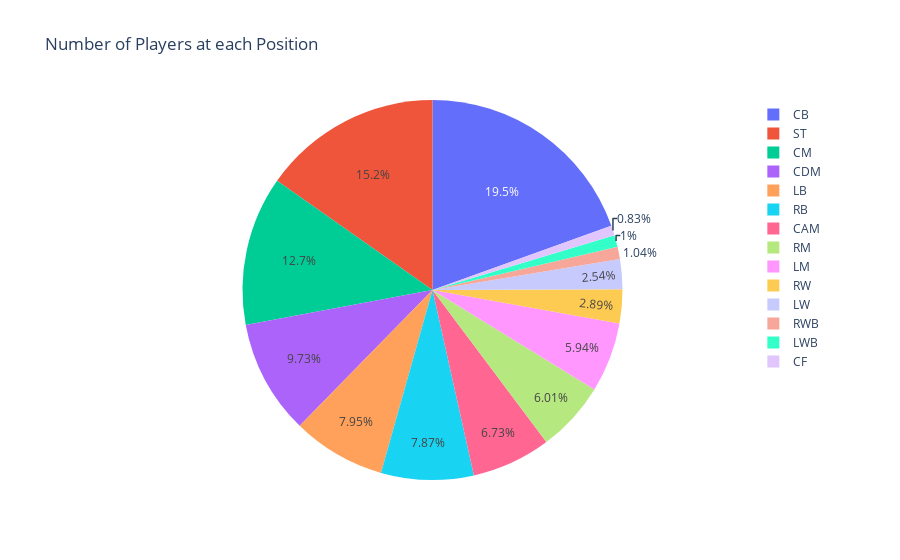

Notebook code for this chart:
### Markdown cell above
There are a total of 17 positions in soccer that FIFA uses to categorize players; goalkeepers are no longer included, there are 16. Let's look at how all of the participants in the game are positioned.
The positional breakdown of all the players may be seen using a pie chart.
To create properly styled pie charts, we'll be utilizing the plotly library.

### Code cell
# get each position count
position_count = df.groupby(df['player_position']).count().reset_index()
position_count = position_count[['player_position','short_name']]
position_count.rename(columns={'player_position': 'Position',"short_name": "Count"}, inplace = True)
position_count.sort_values('Count', inplace=True, ascending=False)

fig = pltly.graph_objects.Figure(data=[pltly.graph_objects.Pie(labels=position_count['Position'], values=position_count['Count'])])
fig.update_layout(title='Number of Players at each Position')
fig.show()

### Figure 1 — Plotly figure (JSON) as saved in the notebook; plotly's stock layout.template omitted (floating-point values rounded to 4 significant figures)
{"data": [{"labels": ["CB", "ST", "CM", "CDM", "LB", "RB", "CAM", "RM", "LM", "RW", "LW", "RWB", "LWB", "CF"], "type": "pie", "values": [3339, 2608, 2173, 1665, 1360, 1346, 1151, 1028, 1016, 495, 435, 178, 171, 142]}], "layout": {"title": {"text": "Number of Players at each Position"}}}
